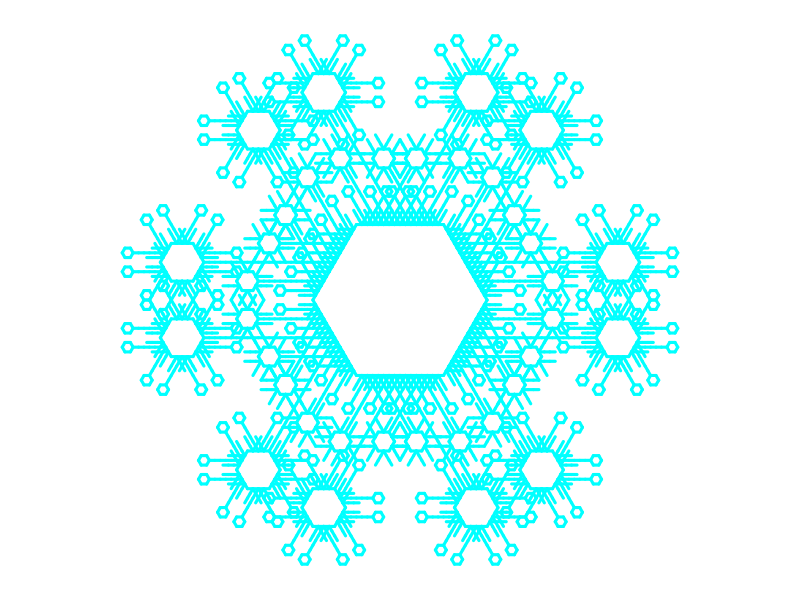

The R source for this figure:
# See https://draemm.li/various/fractals/l-systems/
# Use this code to make colorful final versions
# Beware, this code is not as efficient. You might need to decrease the number of recursions by 1 or 2...

# PARAMETER DEFINITIONS
start = c("A")
rules = list("A"="B+B+B+B+B+B",
             "B"="B[--CCC-a][-CCC-a]B",
             "C"="CC",
             "a"="B+B+B+B+B+B+")
angle = 60      #In degrees
recursions = 5

initial_angle = 0   #In degrees, 0 is East, 90 is North (up)
line_color = hsv(0.5,1,1) #You can also use "blue" or rgb(1,0.2,0.9) or hsv(1,0.5,1)
line_width = 3
bg_color = "black"
PNG_pixel_width = 500
PNG_file_name = "LsysTurt.png"

# BELOW HERE IS CODE... PROBABLY DO NOT EDIT THIS CODE...
getstr = function(start,rules,n){
    st = start
    for(jj in 1:n){
        st2 = ""
        for(i in 1:nchar(st)){
            ch = substr(st,i,i)
            if(!is.null(rules[[ch]])){
                st2 = paste0(st2,rules[[ch]],collapse="")
            } else {
                st2 = paste0(st2,ch,collapse="")
            }
        }
        st = st2
    }
    return(st)
}
getxyc = function(string="AA+AA+AA+A+A",angle=pi/2,angle_initial=pi/2,col="blue"){
    switch = 1
    d = angle_initial
    x = 0
    y = 0
    xl = c(x)
    yl = c(y)
    cols = numeric()
    dsave = numeric()
    xsave = numeric()
    ysave = numeric()
    for(i in 1:nchar(string)){
        ch = substr(string,i,i)
        cn = as.integer(charToRaw(ch))
        if(cn>=as.integer(charToRaw("A")) && cn<=as.integer(charToRaw("L"))){
            cols = c(cols,col)
            x = x+cos(d)
            y = y+sin(d)
            xl = c(xl,x)
            yl = c(yl,y)
        }
        if(cn>=as.integer(charToRaw("M")) && cn<=as.integer(charToRaw("Z"))){
            cols = c(cols,"NA")
            x = x+cos(d)
            y = y+sin(d)
            xl = c(xl,x)
            yl = c(yl,y)
        }
        if(cn==as.integer(charToRaw("["))){
            dsave = c(dsave,d)
            xsave = c(xsave,x)
            ysave = c(ysave,y)
        }
        if(cn==as.integer(charToRaw("]"))){
            cols = c(cols,"NA")
            x = xsave[length(xsave)]
            y = ysave[length(ysave)]
            d = dsave[length(dsave)]
            if(length(xsave)>1){
                xsave = xsave[1:(length(xsave)-1)]
                ysave = ysave[1:(length(ysave)-1)]
                dsave = dsave[1:(length(dsave)-1)]
            } else {
                xsave = numeric()
                ysave = numeric()
                dsave = numeric()
            }
            xl = c(xl,x)
            yl = c(yl,y)
        }
        if(cn==as.integer(charToRaw("-"))){
            d = d-angle
        }
        if(cn==as.integer(charToRaw("+"))){
            d = d+angle
        }
        if(cn==as.integer(charToRaw("."))){
            switch = switch*(-1)
        }
    }
    xwid = max(xl)-min(xl)
    ywid = max(yl)-min(yl)
    xmid = (max(xl)+min(xl))/2
    ymid = (max(yl)+min(yl))/2
    wid = max(c(xwid,ywid))
    x2 = (xl-xmid)/wid*2
    y2 = (yl-ymid)/wid*2
    return(list(x2,y2,cols))
}
makeplot = function(xyc,lwd=1){
    x = xyc[[1]]
    y = xyc[[2]]
    c = xyc[[3]]
    plot(0,0,"n",xlim=c(-1,1),ylim=c(-1,1),axes=F,ann=F)
    for(i in 2:length(x)){
        lines(c(x[i-1],x[i]),c(y[i-1],y[i]),col=c[i-1],lwd=lwd)
    }
}
png(PNG_file_name,PNG_pixel_width,PNG_pixel_width,bg=bg_color) #The 500,500 represents pixels of output PNG
par(mar=c(0,0,0,0),oma=c(0,0,0,0),pty="s")
s = getstr(start,rules,recursions)
xyc = getxyc(s,angle/180*pi,angle_initial=initial_angle/180*pi,col=line_color)
makeplot(xyc,lwd=line_width)
dev.off()

print("Click the .png link to see your result!")
